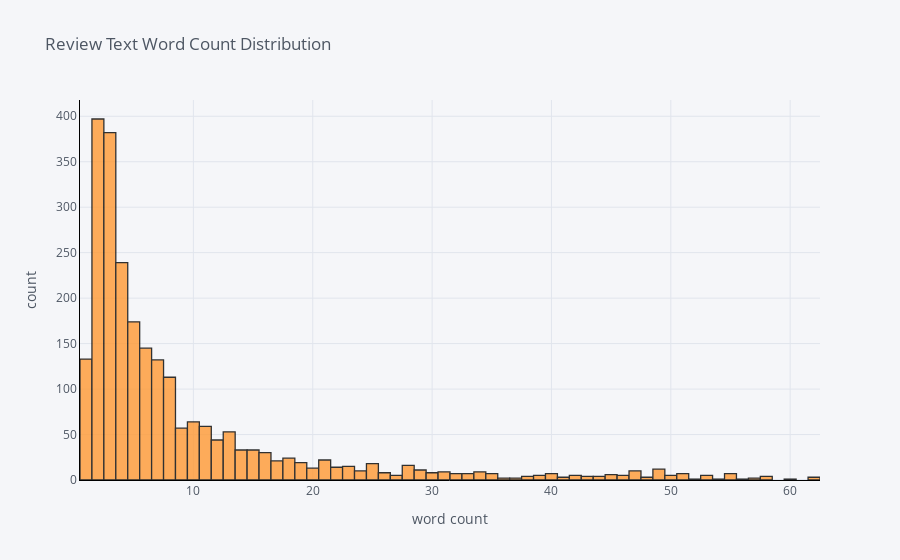

The cell this chart's notebook holds for it:
### Markdown cell above
## Review Text Word Count Distribution
Let's check out the word count of review text

### Code cell
process_reviews['word_count'].iplot(
    kind='hist',
    bins=100,
    xTitle='word count',
    linecolor='black',
    yTitle='count',
    title='Review Text Word Count Distribution')

### Figure 1 — Plotly figure (JSON) as saved in the notebook; plotly's stock layout.template omitted (floating-point values rounded to 4 significant figures; data arrays with more than 128 entries replaced by an {"elided": "..."} marker saying what was removed)
{"data": [{"histfunc": "count", "histnorm": "", "marker": {"color": "rgba(255, 153, 51, 1.0)", "line": {"color": "#000000", "width": 1.3}}, "name": "word_count", "nbinsx": 100, "opacity": 0.8, "orientation": "v", "type": "histogram", "x": {"elided": "2440 int values"}}], "layout": {"barmode": "overlay", "legend": {"bgcolor": "#F5F6F9", "font": {"color": "#4D5663"}}, "paper_bgcolor": "#F5F6F9", "plot_bgcolor": "#F5F6F9", "title": {"font": {"color": "#4D5663"}, "text": "Review Text Word Count Distribution"}, "xaxis": {"gridcolor": "#E1E5ED", "linecolor": "black", "showgrid": true, "tickfont": {"color": "#4D5663"}, "title": {"font": {"color": "#4D5663"}, "text": "word count"}, "zerolinecolor": "#E1E5ED"}, "yaxis": {"gridcolor": "#E1E5ED", "linecolor": "black", "showgrid": true, "tickfont": {"color": "#4D5663"}, "title": {"font": {"color": "#4D5663"}, "text": "count"}, "zerolinecolor": "#E1E5ED"}}}
